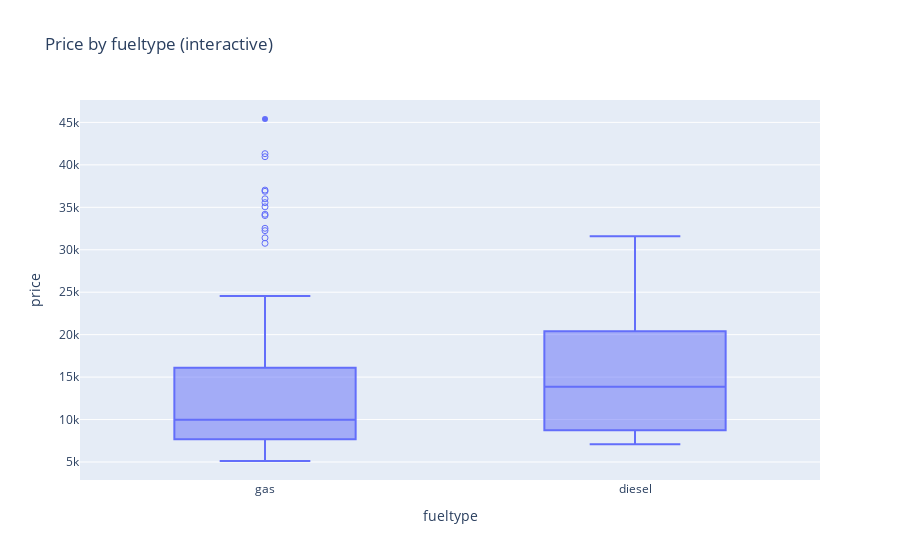

The code cell stored with this chart in its notebook:
### Code cell
#  Interactive box: Price by fuel type or carbody (whichever exists)
group_col = "fueltype" if "fueltype" in df.columns else ("carbody" if "carbody" in df.columns else None)
if group_col:
    fig = px.box(df, x=group_col, y="price", points="suspectedoutliers", title=f"Price by {group_col} (interactive)")
    fig.write_html(str(FIG_DIR / f"px_price_by_{group_col}.html")); fig.show()
else:
    print("No 'fueltype' or 'carbody' column found for Plotly boxplot.")

### Figure 1 — Plotly figure (JSON) as saved in the notebook; plotly's stock layout.template omitted (floating-point values rounded to 4 significant figures; data arrays with more than 128 entries replaced by an {"elided": "..."} marker saying what was removed)
{"data": [{"alignmentgroup": "True", "boxpoints": "suspectedoutliers", "hovertemplate": "fueltype=%{x}<br>price=%{y}<extra></extra>", "legendgroup": "", "marker": {"color": "#636efa"}, "name": "", "notched": false, "offsetgroup": "", "orientation": "v", "showlegend": false, "type": "box", "x": {"elided": "205 str values"}, "x0": " ", "xaxis": "x", "y": {"elided": "205 float values"}, "y0": " ", "yaxis": "y"}], "layout": {"boxmode": "group", "legend": {"tracegroupgap": 0}, "title": {"text": "Price by fueltype (interactive)"}, "xaxis": {"anchor": "y", "domain": [0, 1], "title": {"text": "fueltype"}}, "yaxis": {"anchor": "x", "domain": [0, 1], "title": {"text": "price"}}}}
